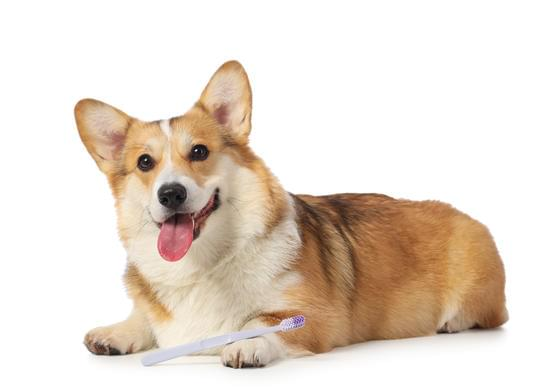
#> input picture retina-screening-main/sample/sample_dog.jpg, 550 x 391 px
$ python check_relevance.py ../sample/sample_dog.jpg
#> lines starting #> are read from the running program, lines starting #| are printed output that depends on the picture; after the words box and inside, x2 and y2 are one past the last pixel; in counts of white or black regions, pixels touching at a corner belong together
#> further down, img is the input picture: shape (391, 550, 3); mean B, G, R 207.9, 219, 230.8
### retina-screening-main/retina_app/relevance.py
"""Is this a retina (fundus) photo at all? A simple colour-and-shape check, NOT a trained model.

Why: the grading model always answers with a grade, even for a photo of a dog.
This gate runs first and says "not a retina photo" so no grade is shown.

How it works (all numbers are starting values, tune with check_relevance.py):
- A fundus photo is a round picture on a black background: the four corners of the frame are black.
- A fundus photo is mostly red-orange: red > green > blue, and the hue sits in a narrow band.
- Inside the lit area (green channel > 7) most pixels follow that pattern.
- Ordinary photos (animals, rooms, faces, screenshots) have mixed colours.

Limits (say this honestly): it can be fooled by a red-orange round picture on black,
and an unusual fundus photo may be rejected: a photo cropped to fill the whole frame (no black corners),
or a green-filter / black-and-white one. The app lets you switch this check off in Advanced settings.
"""
import cv2
import numpy as np

# Starting thresholds
MIN_LIT_FRACTION = 0.15  # below this the image is too dark to judge: pass it on to the quality gate
MIN_WARM_ORDER = 0.80  # share of lit pixels with red > green > blue
MIN_HUE_BAND = 0.85  # share of lit pixels with hue in the red-orange band
MIN_RED_GREEN_RATIO = 1.4  # mean red / mean green on lit pixels
MIN_DARK_CORNERS = 3  # how many of the 4 frame corners must be black
MAX_SIDE = 256


def check_fundus(bgr: np.ndarray) -> dict:
    """Returns {"ok", "reasons", "scores"}. Works on a small copy, so it is fast."""
    h, w = bgr.shape[:2]
#> h = 391; w = 550
    scale = MAX_SIDE / max(h, w)
#> scale = 0.465
    small = cv2.resize(bgr, (max(1, int(w * scale)), max(1, int(h * scale))), interpolation=cv2.INTER_AREA)

    b, g, r = (small[:, :, i].astype(np.float32) for i in (0, 1, 2))
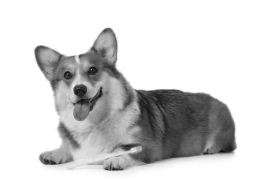
#> b: shape (181, 256) float32; min 13, max 255, mean 207.9
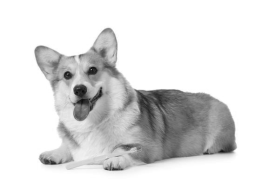
#> g: shape (181, 256) float32; min 12, max 255, mean 219
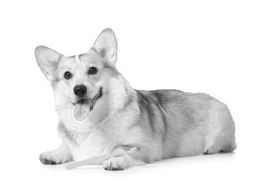
#> r: shape (181, 256) float32; min 13, max 255, mean 230.8
    lit = g > 7
#> lit: shape (181, 256) bool; every value is 1
    lit_fraction = float(lit.mean())
#> lit_fraction = 1
    reasons = []

    if lit_fraction < MIN_LIT_FRACTION:
        # Too dark to judge the colours. Not our job: the quality gate then says "retake / too dark".
        return {
            "ok": True,
            "reasons": [],
            "scores": {"lit_fraction": round(lit_fraction, 2), "skipped": "too dark to judge"},
        }

    ch, cw = max(2, int(small.shape[0] * 0.10)), max(2, int(small.shape[1] * 0.10))
#> ch = 18; cw = 25
    corners = [g[:ch, :cw], g[:ch, -cw:], g[-ch:, :cw], g[-ch:, -cw:]]
    dark_corners = int(sum(float((c <= 15).mean()) >= 0.85 for c in corners))
#> dark_corners = 0
    warm_order = float(((r > g) & (g > b))[lit].mean())
#> warm_order = 0.364
    hue = cv2.cvtColor(small, cv2.COLOR_BGR2HSV)[:, :, 0]  # OpenCV hue: 0..179
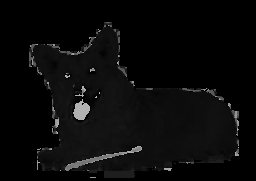
#> hue: shape (181, 256); min 0, max 179, mean 9.8
    in_band = (hue <= 22) | (hue >= 170)
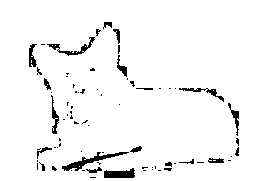
#> in_band: shape (181, 256) bool; 95.6% white; 75 black regions (55 under 20 px), largest, box (x1, y1, x2, y2) and area: (62, 152, 129, 171) 317, (104, 168, 135, 178) 226, (47, 37, 95, 56) 191
    hue_band = float(in_band[lit].mean())
#> hue_band = 0.956
    red_green = float(r[lit].mean() / (g[lit].mean() + 1.0))
#> red_green = 1.05

    if dark_corners < MIN_DARK_CORNERS:
        reasons.append("The picture is not a round retina image on a black background")
    if warm_order < MIN_WARM_ORDER or hue_band < MIN_HUE_BAND or red_green < MIN_RED_GREEN_RATIO:
        reasons.append("The colours do not look like a retina photo (a fundus photo is mostly red-orange)")

    return {
        "ok": not reasons,
        "reasons": reasons,
        "scores": {
            "lit_fraction": round(lit_fraction, 2),
            "warm_order": round(warm_order, 2),
            "hue_band": round(hue_band, 2),
            "red_green": round(red_green, 2),
            "dark_corners": dark_corners,
        },
    }

### retina-screening-main/retina_app/check_relevance.py
"""Print the 'is this a retina photo?' numbers for any images, to tune the thresholds.

Usage (from the repo root):
    python retina_app/check_relevance.py photo1.jpg photo2.jpg ...
Try the 4 fundus fixtures (all should say RETINA) and a few non-retina photos (should say NOT).
"""
import sys
from pathlib import Path

import cv2

sys.path.insert(0, str(Path(__file__).parent))
from relevance import check_fundus  # noqa: E402

for path in sys.argv[1:]:
    img = cv2.imread(path)
    if img is None:
        print(f"{path}: cannot read")
        continue
    res = check_fundus(img)
#> res = 3 items
    verdict = "RETINA" if res["ok"] else "NOT a retina photo"
#> verdict = 'NOT a retina photo'
    print(f"{Path(path).name:45s} {verdict:20s} {res['scores']}")
#| sample_dog.jpg                                NOT a retina photo   {'lit_fraction': 1.0, 'warm_order': 0.36, 'hue_band': 0.96, 'red_green': 1.05, 'dark_corners': 0}
